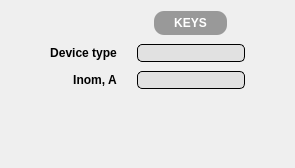
            <widget class="QWidget" name="deleteContactPage">
             <layout class="QGridLayout" name="gridLayout_11">
              <property name="leftMargin">
               <number>50</number>
              </property>
              <property name="rightMargin">
               <number>50</number>
              </property>
              <property name="bottomMargin">
               <number>79</number>
              </property>
              <property name="horizontalSpacing">
               <number>20</number>
              </property>
              <property name="verticalSpacing">
               <number>9</number>
              </property>
              <item row="0" column="1" alignment="Qt::AlignHCenter|Qt::AlignVCenter">
               <widget class="QLabel" name="deleteContactTitle">
                <property name="font">
                 <font>
                  <pointsize>9</pointsize>
                  <weight>75</weight>
                  <bold>true</bold>
                 </font>
                </property>
                <property name="styleSheet">
                 <string notr="true">background-color: rgba(153, 153, 153);
color: rgb(255, 255, 255);
padding-right: 20px;
padding-left: 20px;
padding-top: 5px;
padding-bottom: 5px;
border-radius: 10px;
</string>
                </property>
                <property name="text">
                 <string>KEYS</string>
                </property>
                <property name="alignment">
                 <set>Qt::AlignCenter</set>
                </property>
               </widget>
              </item>
              <item row="1" column="0" alignment="Qt::AlignRight">
               <widget class="QLabel" name="deleteContactLabel">
                <property name="font">
                 <font>
                  <pointsize>9</pointsize>
                  <weight>75</weight>
                  <bold>true</bold>
                 </font>
                </property>
                <property name="text">
                 <string>Device type</string>
                </property>
                <property name="alignment">
                 <set>Qt::AlignCenter</set>
                </property>
               </widget>
              </item>
              <item row="1" column="1">
               <widget class="QLineEdit" name="deleteContactEdit">
                <property name="font">
                 <font>
                  <pointsize>9</pointsize>
                 </font>
                </property>
                <property name="styleSheet">
                 <string notr="true">background-color: rgba(225, 225, 225);
border-radius: 5px;
border: 1px solid black</string>
                </property>
                <property name="alignment">
                 <set>Qt::AlignCenter</set>
                </property>
               </widget>
              </item>
              <item row="2" column="0" alignment="Qt::AlignRight">
               <widget class="QLabel" name="deleteContactLabel2">
                <property name="font">
                 <font>
                  <pointsize>9</pointsize>
                  <weight>75</weight>
                  <bold>true</bold>
                 </font>
                </property>
                <property name="text">
                 <string>Inom, A</string>
                </property>
                <property name="alignment">
                 <set>Qt::AlignCenter</set>
                </property>
               </widget>
              </item>
              <item row="2" column="1">
               <widget class="QLineEdit" name="deleteContactEdit2">
                <property name="font">
                 <font>
                  <pointsize>9</pointsize>
                 </font>
                </property>
                <property name="styleSheet">
                 <string notr="true">background-color: rgba(225, 225, 225);
border-radius: 5px;
border: 1px solid black</string>
                </property>
                <property name="alignment">
                 <set>Qt::AlignCenter</set>
                </property>
               </widget>
              </item>
             </layout>
            </widget>
